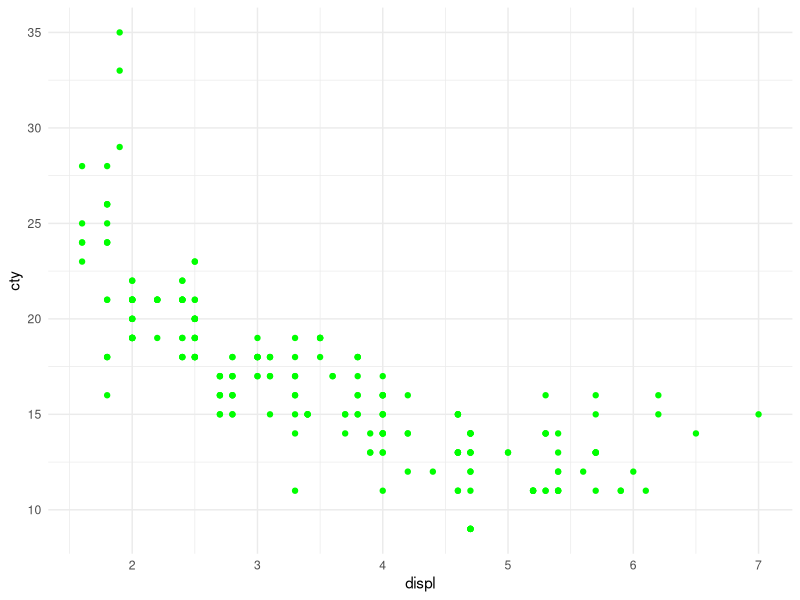

This chart was generated by the following R code:
## ---- chunk 1
knitr::opts_chunk$set(echo = FALSE)
## ---- chunk 2
library(ggplot2)
ggplot(mpg, aes(displ, cty)) +
  geom_point(color = "green") +
  theme_minimal()
